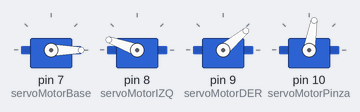
Recording of a sketch running on a simulated Arduino Uno, built with avr-gcc and run on an emulated ATmega328P. Shown: 4 × servo.

Above: at 0.1 s.
At 2.46 s:
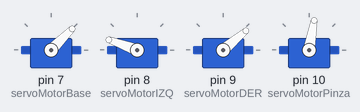
At 4.94 s:
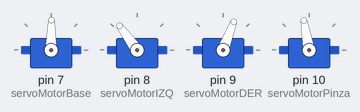
At 12.26 s:
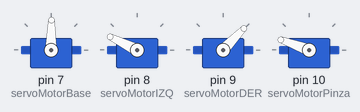
At 16.68 s:
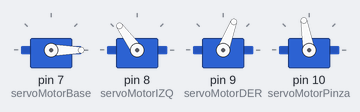
At 34.0 s:
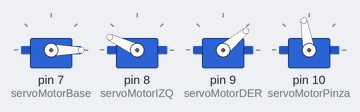
Timing chart, 0 to 40.0 s (numbered marks = the images above):
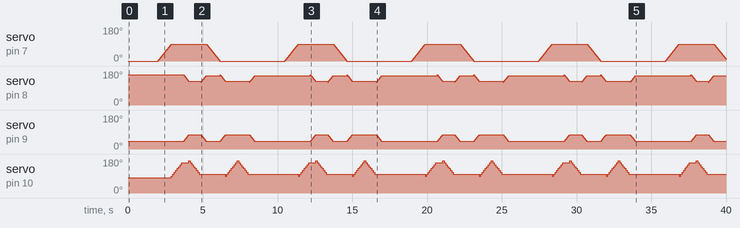

Measured:
- by itself, servo on pin 10 (servoMotorPinza): moves between 90° and 170°, repeating every 8.5 s

The sketch:

Rutina_brazo_robotico.ino
```cpp
#include <Servo.h>

// Declaramos la variable para controlar el servo
Servo servoMotorIZQ;
Servo servoMotorDER;
Servo servoMotorPinza;
Servo servoMotorBase;

void setup() {
  // Iniciamos el monitor serie para mostrar el resultado
  Serial.begin(9600);

  //Motor de Base 0º a 180º
  servoMotorBase.attach(7);
  //Motor izquierdo 120º a 180º 60°para bajar pinza
  servoMotorIZQ.attach(8);
  //Motor derecho 80 recto 30 enderezar 120 inclinacion
  servoMotorDER.attach(9);
  //Motor pinza 80º a 140º
  servoMotorPinza.attach(10);
  // Inicializamos al ángulo 0 el servomotor
  servoMotorIZQ.write(160);
  servoMotorDER.write(40);
  servoMotorPinza.write(80);
  servoMotorBase.write(0);
}

void loop() {


  delay(2000);

  moverBase(0,90);
  abrirPinza();
  bajarBrazo();

  cerrarPinza();
  subirBrazo();
  moverBase(90,0);
  bajarBrazo();
  abrirPinza();
  cerrarPinza();
  subirBrazo();

}
void abrirPinza(){
   for (int i = 1; i <= 8; i++)
  {

    servoMotorPinza.write(80+(i*10));

    delay(100);
  }
  }

void cerrarPinza(){
   for (int i = 1; i <= 8; i++)
  {

    servoMotorPinza.write(180-(10*i));

    delay(100);
  }
  }

 void bajarBrazo(){
  int x=0;
  for (int i = 160; i >= 125; i--)
  {

    servoMotorIZQ.write(i);
    servoMotorDER.write(40+x);
    x++;

    delay(10);
  }
  }

void subirBrazo(){
   int x=0;

  for (int i = 160; i >= 125; i--)
  {

    servoMotorIZQ.write(120+x);
    servoMotorDER.write(75-x);
    x++;

    delay(10);
  }
}
void moverBase(int i,int j){
  if(i<=j){
    for(i;i<j;i++){
      servoMotorBase.write(i);
      delay(10);
    }
  }
  else{
    for(i;i>=j;i--){
      servoMotorBase.write(i);
      delay(10);
    }

  }

}
```
